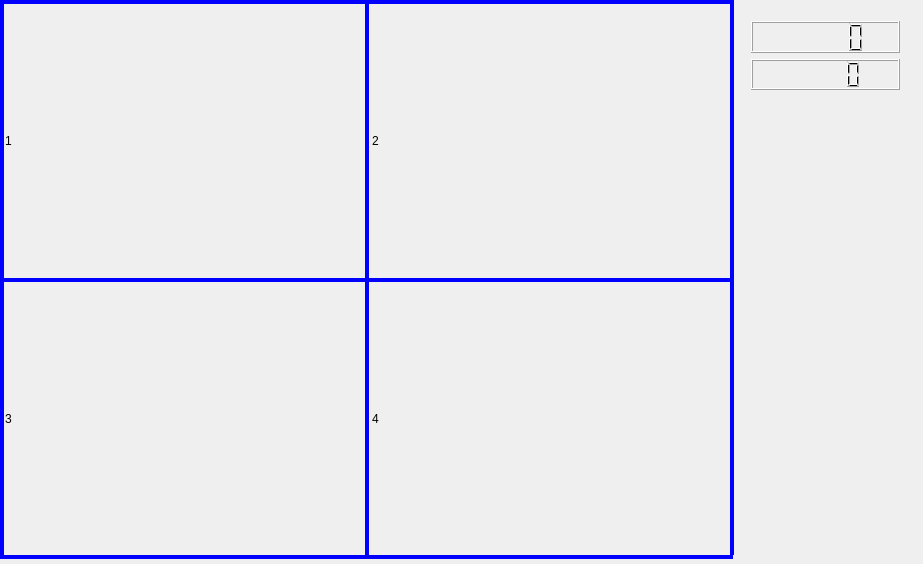
<?xml version="1.0" encoding="UTF-8"?>
<ui version="4.0">
 <class>Widget</class>
 <widget class="QWidget" name="Widget">
  <property name="enabled">
   <bool>true</bool>
  </property>
  <property name="geometry">
   <rect>
    <x>0</x>
    <y>0</y>
    <width>923</width>
    <height>564</height>
   </rect>
  </property>
  <property name="sizePolicy">
   <sizepolicy hsizetype="Preferred" vsizetype="Preferred">
    <horstretch>0</horstretch>
    <verstretch>0</verstretch>
   </sizepolicy>
  </property>
  <property name="windowTitle">
   <string>监控</string>
  </property>
  <property name="windowIcon">
   <iconset resource="tubiao.qrc">
    <normaloff>:/icon/none.ico</normaloff>:/icon/none.ico</iconset>
  </property>
  <widget class="QLabel" name="label0">
   <property name="geometry">
    <rect>
     <x>5</x>
     <y>7</y>
     <width>358</width>
     <height>268</height>
    </rect>
   </property>
   <property name="palette">
    <palette>
     <active>
      <colorrole role="Midlight">
       <brush brushstyle="SolidPattern">
        <color alpha="255">
         <red>0</red>
         <green>0</green>
         <blue>0</blue>
        </color>
       </brush>
      </colorrole>
      <colorrole role="Base">
       <brush brushstyle="SolidPattern">
        <color alpha="255">
         <red>199</red>
         <green>237</green>
         <blue>204</blue>
        </color>
       </brush>
      </colorrole>
      <colorrole role="Window">
       <brush brushstyle="SolidPattern">
        <color alpha="255">
         <red>0</red>
         <green>0</green>
         <blue>0</blue>
        </color>
       </brush>
      </colorrole>
     </active>
     <inactive>
      <colorrole role="Midlight">
       <brush brushstyle="SolidPattern">
        <color alpha="255">
         <red>0</red>
         <green>0</green>
         <blue>0</blue>
        </color>
       </brush>
      </colorrole>
      <colorrole role="Base">
       <brush brushstyle="SolidPattern">
        <color alpha="255">
         <red>199</red>
         <green>237</green>
         <blue>204</blue>
        </color>
       </brush>
      </colorrole>
      <colorrole role="Window">
       <brush brushstyle="SolidPattern">
        <color alpha="255">
         <red>0</red>
         <green>0</green>
         <blue>0</blue>
        </color>
       </brush>
      </colorrole>
     </inactive>
     <disabled>
      <colorrole role="Midlight">
       <brush brushstyle="SolidPattern">
        <color alpha="255">
         <red>0</red>
         <green>0</green>
         <blue>0</blue>
        </color>
       </brush>
      </colorrole>
      <colorrole role="Base">
       <brush brushstyle="SolidPattern">
        <color alpha="255">
         <red>0</red>
         <green>0</green>
         <blue>0</blue>
        </color>
       </brush>
      </colorrole>
      <colorrole role="Window">
       <brush brushstyle="SolidPattern">
        <color alpha="255">
         <red>0</red>
         <green>0</green>
         <blue>0</blue>
        </color>
       </brush>
      </colorrole>
     </disabled>
    </palette>
   </property>
   <property name="text">
    <string>1</string>
   </property>
  </widget>
  <widget class="Line" name="line">
   <property name="geometry">
    <rect>
     <x>365</x>
     <y>0</y>
     <width>4</width>
     <height>555</height>
    </rect>
   </property>
   <property name="palette">
    <palette>
     <active>
      <colorrole role="WindowText">
       <brush brushstyle="SolidPattern">
        <color alpha="255">
         <red>0</red>
         <green>0</green>
         <blue>255</blue>
        </color>
       </brush>
      </colorrole>
     </active>
     <inactive>
      <colorrole role="WindowText">
       <brush brushstyle="SolidPattern">
        <color alpha="255">
         <red>0</red>
         <green>0</green>
         <blue>255</blue>
        </color>
       </brush>
      </colorrole>
     </inactive>
     <disabled>
      <colorrole role="WindowText">
       <brush brushstyle="SolidPattern">
        <color alpha="255">
         <red>120</red>
         <green>120</green>
         <blue>120</blue>
        </color>
       </brush>
      </colorrole>
     </disabled>
    </palette>
   </property>
   <property name="frameShadow">
    <enum>QFrame::Plain</enum>
   </property>
   <property name="lineWidth">
    <number>4</number>
   </property>
   <property name="orientation">
    <enum>Qt::Vertical</enum>
   </property>
  </widget>
  <widget class="Line" name="line_2">
   <property name="geometry">
    <rect>
     <x>0</x>
     <y>278</y>
     <width>731</width>
     <height>4</height>
    </rect>
   </property>
   <property name="palette">
    <palette>
     <active>
      <colorrole role="WindowText">
       <brush brushstyle="SolidPattern">
        <color alpha="255">
         <red>0</red>
         <green>0</green>
         <blue>255</blue>
        </color>
       </brush>
      </colorrole>
      <colorrole role="Text">
       <brush brushstyle="SolidPattern">
        <color alpha="255">
         <red>0</red>
         <green>0</green>
         <blue>255</blue>
        </color>
       </brush>
      </colorrole>
      <colorrole role="ButtonText">
       <brush brushstyle="SolidPattern">
        <color alpha="255">
         <red>0</red>
         <green>0</green>
         <blue>255</blue>
        </color>
       </brush>
      </colorrole>
      <colorrole role="ToolTipText">
       <brush brushstyle="SolidPattern">
        <color alpha="255">
         <red>0</red>
         <green>0</green>
         <blue>255</blue>
        </color>
       </brush>
      </colorrole>
     </active>
     <inactive>
      <colorrole role="WindowText">
       <brush brushstyle="SolidPattern">
        <color alpha="255">
         <red>0</red>
         <green>0</green>
         <blue>255</blue>
        </color>
       </brush>
      </colorrole>
      <colorrole role="Text">
       <brush brushstyle="SolidPattern">
        <color alpha="255">
         <red>0</red>
         <green>0</green>
         <blue>255</blue>
        </color>
       </brush>
      </colorrole>
      <colorrole role="ButtonText">
       <brush brushstyle="SolidPattern">
        <color alpha="255">
         <red>0</red>
         <green>0</green>
         <blue>255</blue>
        </color>
       </brush>
      </colorrole>
      <colorrole role="ToolTipText">
       <brush brushstyle="SolidPattern">
        <color alpha="255">
         <red>0</red>
         <green>0</green>
         <blue>255</blue>
        </color>
       </brush>
      </colorrole>
     </inactive>
     <disabled>
      <colorrole role="WindowText">
       <brush brushstyle="SolidPattern">
        <color alpha="255">
         <red>120</red>
         <green>120</green>
         <blue>120</blue>
        </color>
       </brush>
      </colorrole>
      <colorrole role="Text">
       <brush brushstyle="SolidPattern">
        <color alpha="255">
         <red>120</red>
         <green>120</green>
         <blue>120</blue>
        </color>
       </brush>
      </colorrole>
      <colorrole role="ButtonText">
       <brush brushstyle="SolidPattern">
        <color alpha="255">
         <red>120</red>
         <green>120</green>
         <blue>120</blue>
        </color>
       </brush>
      </colorrole>
      <colorrole role="ToolTipText">
       <brush brushstyle="SolidPattern">
        <color alpha="255">
         <red>0</red>
         <green>0</green>
         <blue>255</blue>
        </color>
       </brush>
      </colorrole>
     </disabled>
    </palette>
   </property>
   <property name="frameShadow">
    <enum>QFrame::Plain</enum>
   </property>
   <property name="lineWidth">
    <number>4</number>
   </property>
   <property name="orientation">
    <enum>Qt::Horizontal</enum>
   </property>
  </widget>
  <widget class="QLabel" name="label1">
   <property name="geometry">
    <rect>
     <x>372</x>
     <y>7</y>
     <width>358</width>
     <height>268</height>
    </rect>
   </property>
   <property name="text">
    <string>2</string>
   </property>
  </widget>
  <widget class="QLabel" name="label2">
   <property name="geometry">
    <rect>
     <x>5</x>
     <y>285</y>
     <width>358</width>
     <height>268</height>
    </rect>
   </property>
   <property name="text">
    <string>3</string>
   </property>
  </widget>
  <widget class="QLabel" name="label3">
   <property name="geometry">
    <rect>
     <x>372</x>
     <y>285</y>
     <width>358</width>
     <height>268</height>
    </rect>
   </property>
   <property name="text">
    <string>4</string>
   </property>
  </widget>
  <widget class="Line" name="line_3">
   <property name="geometry">
    <rect>
     <x>730</x>
     <y>0</y>
     <width>4</width>
     <height>555</height>
    </rect>
   </property>
   <property name="palette">
    <palette>
     <active>
      <colorrole role="WindowText">
       <brush brushstyle="SolidPattern">
        <color alpha="255">
         <red>0</red>
         <green>0</green>
         <blue>255</blue>
        </color>
       </brush>
      </colorrole>
     </active>
     <inactive>
      <colorrole role="WindowText">
       <brush brushstyle="SolidPattern">
        <color alpha="255">
         <red>0</red>
         <green>0</green>
         <blue>255</blue>
        </color>
       </brush>
      </colorrole>
     </inactive>
     <disabled>
      <colorrole role="WindowText">
       <brush brushstyle="SolidPattern">
        <color alpha="255">
         <red>120</red>
         <green>120</green>
         <blue>120</blue>
        </color>
       </brush>
      </colorrole>
     </disabled>
    </palette>
   </property>
   <property name="frameShadow">
    <enum>QFrame::Plain</enum>
   </property>
   <property name="lineWidth">
    <number>4</number>
   </property>
   <property name="orientation">
    <enum>Qt::Vertical</enum>
   </property>
  </widget>
  <widget class="Line" name="line_4">
   <property name="geometry">
    <rect>
     <x>0</x>
     <y>0</y>
     <width>4</width>
     <height>555</height>
    </rect>
   </property>
   <property name="palette">
    <palette>
     <active>
      <colorrole role="WindowText">
       <brush brushstyle="SolidPattern">
        <color alpha="255">
         <red>0</red>
         <green>0</green>
         <blue>255</blue>
        </color>
       </brush>
      </colorrole>
     </active>
     <inactive>
      <colorrole role="WindowText">
       <brush brushstyle="SolidPattern">
        <color alpha="255">
         <red>0</red>
         <green>0</green>
         <blue>255</blue>
        </color>
       </brush>
      </colorrole>
     </inactive>
     <disabled>
      <colorrole role="WindowText">
       <brush brushstyle="SolidPattern">
        <color alpha="255">
         <red>120</red>
         <green>120</green>
         <blue>120</blue>
        </color>
       </brush>
      </colorrole>
     </disabled>
    </palette>
   </property>
   <property name="frameShadow">
    <enum>QFrame::Plain</enum>
   </property>
   <property name="lineWidth">
    <number>4</number>
   </property>
   <property name="orientation">
    <enum>Qt::Vertical</enum>
   </property>
  </widget>
  <widget class="Line" name="line_5">
   <property name="geometry">
    <rect>
     <x>0</x>
     <y>0</y>
     <width>733</width>
     <height>4</height>
    </rect>
   </property>
   <property name="palette">
    <palette>
     <active>
      <colorrole role="WindowText">
       <brush brushstyle="SolidPattern">
        <color alpha="255">
         <red>0</red>
         <green>0</green>
         <blue>255</blue>
        </color>
       </brush>
      </colorrole>
      <colorrole role="Text">
       <brush brushstyle="SolidPattern">
        <color alpha="255">
         <red>0</red>
         <green>0</green>
         <blue>255</blue>
        </color>
       </brush>
      </colorrole>
      <colorrole role="ButtonText">
       <brush brushstyle="SolidPattern">
        <color alpha="255">
         <red>0</red>
         <green>0</green>
         <blue>255</blue>
        </color>
       </brush>
      </colorrole>
      <colorrole role="ToolTipText">
       <brush brushstyle="SolidPattern">
        <color alpha="255">
         <red>0</red>
         <green>0</green>
         <blue>255</blue>
        </color>
       </brush>
      </colorrole>
     </active>
     <inactive>
      <colorrole role="WindowText">
       <brush brushstyle="SolidPattern">
        <color alpha="255">
         <red>0</red>
         <green>0</green>
         <blue>255</blue>
        </color>
       </brush>
      </colorrole>
      <colorrole role="Text">
       <brush brushstyle="SolidPattern">
        <color alpha="255">
         <red>0</red>
         <green>0</green>
         <blue>255</blue>
        </color>
       </brush>
      </colorrole>
      <colorrole role="ButtonText">
       <brush brushstyle="SolidPattern">
        <color alpha="255">
         <red>0</red>
         <green>0</green>
         <blue>255</blue>
        </color>
       </brush>
      </colorrole>
      <colorrole role="ToolTipText">
       <brush brushstyle="SolidPattern">
        <color alpha="255">
         <red>0</red>
         <green>0</green>
         <blue>255</blue>
        </color>
       </brush>
      </colorrole>
     </inactive>
     <disabled>
      <colorrole role="WindowText">
       <brush brushstyle="SolidPattern">
        <color alpha="255">
         <red>120</red>
         <green>120</green>
         <blue>120</blue>
        </color>
       </brush>
      </colorrole>
      <colorrole role="Text">
       <brush brushstyle="SolidPattern">
        <color alpha="255">
         <red>120</red>
         <green>120</green>
         <blue>120</blue>
        </color>
       </brush>
      </colorrole>
      <colorrole role="ButtonText">
       <brush brushstyle="SolidPattern">
        <color alpha="255">
         <red>120</red>
         <green>120</green>
         <blue>120</blue>
        </color>
       </brush>
      </colorrole>
      <colorrole role="ToolTipText">
       <brush brushstyle="SolidPattern">
        <color alpha="255">
         <red>0</red>
         <green>0</green>
         <blue>255</blue>
        </color>
       </brush>
      </colorrole>
     </disabled>
    </palette>
   </property>
   <property name="frameShadow">
    <enum>QFrame::Plain</enum>
   </property>
   <property name="lineWidth">
    <number>4</number>
   </property>
   <property name="orientation">
    <enum>Qt::Horizontal</enum>
   </property>
  </widget>
  <widget class="Line" name="line_6">
   <property name="geometry">
    <rect>
     <x>0</x>
     <y>555</y>
     <width>733</width>
     <height>4</height>
    </rect>
   </property>
   <property name="palette">
    <palette>
     <active>
      <colorrole role="WindowText">
       <brush brushstyle="SolidPattern">
        <color alpha="255">
         <red>0</red>
         <green>0</green>
         <blue>255</blue>
        </color>
       </brush>
      </colorrole>
      <colorrole role="Text">
       <brush brushstyle="SolidPattern">
        <color alpha="255">
         <red>0</red>
         <green>0</green>
         <blue>255</blue>
        </color>
       </brush>
      </colorrole>
      <colorrole role="ButtonText">
       <brush brushstyle="SolidPattern">
        <color alpha="255">
         <red>0</red>
         <green>0</green>
         <blue>255</blue>
        </color>
       </brush>
      </colorrole>
      <colorrole role="ToolTipText">
       <brush brushstyle="SolidPattern">
        <color alpha="255">
         <red>0</red>
         <green>0</green>
         <blue>255</blue>
        </color>
       </brush>
      </colorrole>
     </active>
     <inactive>
      <colorrole role="WindowText">
       <brush brushstyle="SolidPattern">
        <color alpha="255">
         <red>0</red>
         <green>0</green>
         <blue>255</blue>
        </color>
       </brush>
      </colorrole>
      <colorrole role="Text">
       <brush brushstyle="SolidPattern">
        <color alpha="255">
         <red>0</red>
         <green>0</green>
         <blue>255</blue>
        </color>
       </brush>
      </colorrole>
      <colorrole role="ButtonText">
       <brush brushstyle="SolidPattern">
        <color alpha="255">
         <red>0</red>
         <green>0</green>
         <blue>255</blue>
        </color>
       </brush>
      </colorrole>
      <colorrole role="ToolTipText">
       <brush brushstyle="SolidPattern">
        <color alpha="255">
         <red>0</red>
         <green>0</green>
         <blue>255</blue>
        </color>
       </brush>
      </colorrole>
     </inactive>
     <disabled>
      <colorrole role="WindowText">
       <brush brushstyle="SolidPattern">
        <color alpha="255">
         <red>120</red>
         <green>120</green>
         <blue>120</blue>
        </color>
       </brush>
      </colorrole>
      <colorrole role="Text">
       <brush brushstyle="SolidPattern">
        <color alpha="255">
         <red>120</red>
         <green>120</green>
         <blue>120</blue>
        </color>
       </brush>
      </colorrole>
      <colorrole role="ButtonText">
       <brush brushstyle="SolidPattern">
        <color alpha="255">
         <red>120</red>
         <green>120</green>
         <blue>120</blue>
        </color>
       </brush>
      </colorrole>
      <colorrole role="ToolTipText">
       <brush brushstyle="SolidPattern">
        <color alpha="255">
         <red>0</red>
         <green>0</green>
         <blue>255</blue>
        </color>
       </brush>
      </colorrole>
     </disabled>
    </palette>
   </property>
   <property name="frameShadow">
    <enum>QFrame::Plain</enum>
   </property>
   <property name="lineWidth">
    <number>4</number>
   </property>
   <property name="orientation">
    <enum>Qt::Horizontal</enum>
   </property>
  </widget>
  <widget class="QWidget" name="layoutWidget">
   <property name="geometry">
    <rect>
     <x>740</x>
     <y>10</y>
     <width>171</width>
     <height>91</height>
    </rect>
   </property>
   <layout class="QVBoxLayout" name="verticalLayout">
    <item>
     <widget class="QLCDNumber" name="lcdDate_1">
      <property name="palette">
       <palette>
        <active>
         <colorrole role="Highlight">
          <brush brushstyle="SolidPattern">
           <color alpha="255">
            <red>0</red>
            <green>0</green>
            <blue>0</blue>
           </color>
          </brush>
         </colorrole>
         <colorrole role="Link">
          <brush brushstyle="SolidPattern">
           <color alpha="255">
            <red>0</red>
            <green>0</green>
            <blue>0</blue>
           </color>
          </brush>
         </colorrole>
        </active>
        <inactive>
         <colorrole role="Highlight">
          <brush brushstyle="SolidPattern">
           <color alpha="255">
            <red>0</red>
            <green>0</green>
            <blue>0</blue>
           </color>
          </brush>
         </colorrole>
         <colorrole role="Link">
          <brush brushstyle="SolidPattern">
           <color alpha="255">
            <red>0</red>
            <green>0</green>
            <blue>0</blue>
           </color>
          </brush>
         </colorrole>
        </inactive>
        <disabled>
         <colorrole role="Highlight">
          <brush brushstyle="SolidPattern">
           <color alpha="255">
            <red>51</red>
            <green>153</green>
            <blue>255</blue>
           </color>
          </brush>
         </colorrole>
         <colorrole role="Link">
          <brush brushstyle="SolidPattern">
           <color alpha="255">
            <red>0</red>
            <green>0</green>
            <blue>0</blue>
           </color>
          </brush>
         </colorrole>
        </disabled>
       </palette>
      </property>
     </widget>
    </item>
    <item>
     <widget class="QLCDNumber" name="lcdTime_1">
      <property name="palette">
       <palette>
        <active>
         <colorrole role="Highlight">
          <brush brushstyle="SolidPattern">
           <color alpha="255">
            <red>0</red>
            <green>0</green>
            <blue>0</blue>
           </color>
          </brush>
         </colorrole>
         <colorrole role="Link">
          <brush brushstyle="SolidPattern">
           <color alpha="255">
            <red>0</red>
            <green>0</green>
            <blue>0</blue>
           </color>
          </brush>
         </colorrole>
        </active>
        <inactive>
         <colorrole role="Highlight">
          <brush brushstyle="SolidPattern">
           <color alpha="255">
            <red>0</red>
            <green>0</green>
            <blue>0</blue>
           </color>
          </brush>
         </colorrole>
         <colorrole role="Link">
          <brush brushstyle="SolidPattern">
           <color alpha="255">
            <red>0</red>
            <green>0</green>
            <blue>0</blue>
           </color>
          </brush>
         </colorrole>
        </inactive>
        <disabled>
         <colorrole role="Highlight">
          <brush brushstyle="SolidPattern">
           <color alpha="255">
            <red>51</red>
            <green>153</green>
            <blue>255</blue>
           </color>
          </brush>
         </colorrole>
         <colorrole role="Link">
          <brush brushstyle="SolidPattern">
           <color alpha="255">
            <red>0</red>
            <green>0</green>
            <blue>0</blue>
           </color>
          </brush>
         </colorrole>
        </disabled>
       </palette>
      </property>
     </widget>
    </item>
   </layout>
  </widget>
  <zorder>layoutWidget</zorder>
  <zorder>label0</zorder>
  <zorder>line</zorder>
  <zorder>label1</zorder>
  <zorder>label2</zorder>
  <zorder>label3</zorder>
  <zorder>line_3</zorder>
  <zorder>line_4</zorder>
  <zorder>line_2</zorder>
  <zorder>line_5</zorder>
  <zorder>line_6</zorder>
  <zorder>lcdTime_1</zorder>
  <zorder>lcdDate_1</zorder>
 </widget>
 <layoutdefault spacing="6" margin="11"/>
 <resources>
  <include location="tubiao.qrc"/>
 </resources>
 <connections/>
</ui>
